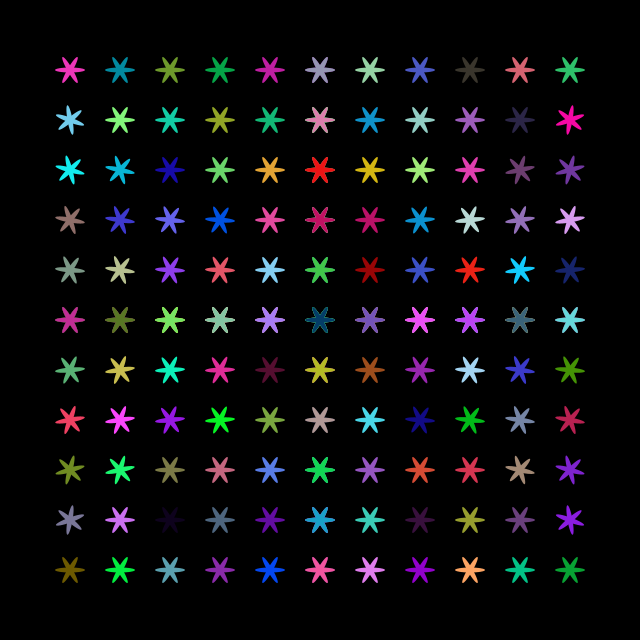
Frame 1 (no input)
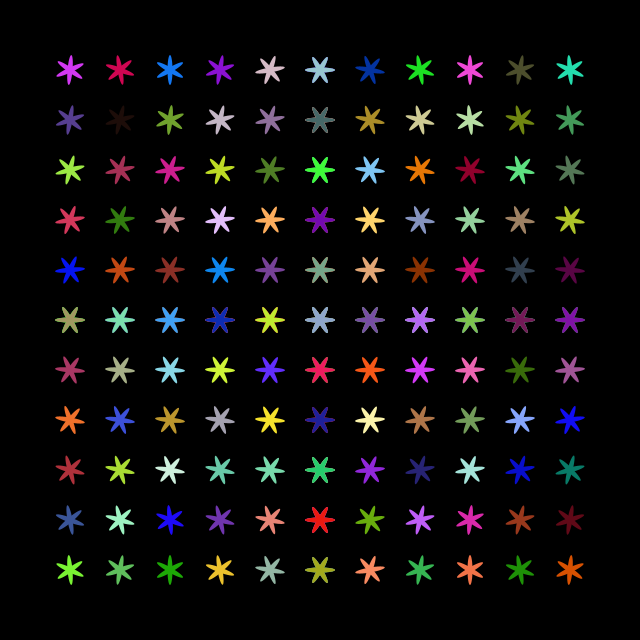
Frame 60 (the mouse pressed at the canvas centre just before this capture)
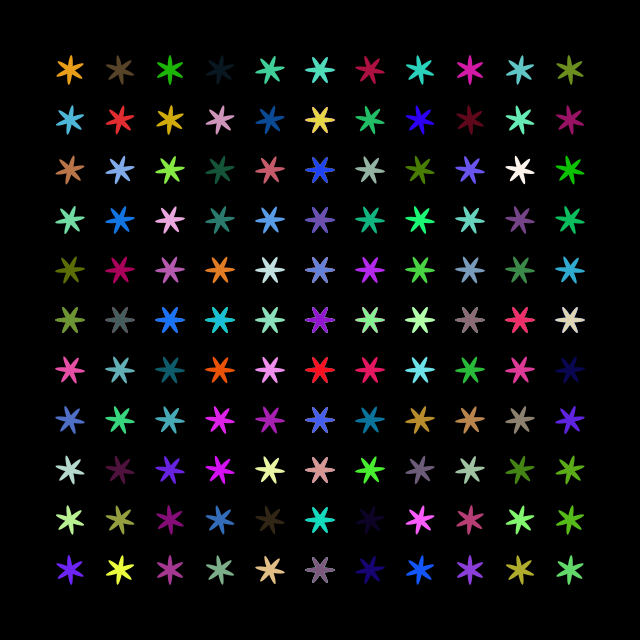
Frame 120 (the mouse held since frame 60 and released just before this capture)

The Processing sketch that drew these frames (run headless with seeded random() and noise(); from frame 60 on, the mouse is pressed at the canvas centre):

// Processing sketch: processing_1003
// ── processing_1003.pde

/** 
 * GridFans by Lane Foulk, adapted from Rotating Blocks by Nigel Parker.
 * Many thanks to him for sharing that piece of very informational work.
 * Additional thanks to Myer Nore, one of my former math students, who
 * (now in the role of teacher) has introduced me to Processing.
 *  
 * This display is modeled on a coordinate plane where 'fans' that lie 
 * on the x and y axes are stationary.  Those in the quadrants variously
 * rotate in opposite directions, and at speeds varying with distance
 * from the Origin.  Sort of...  And is very colorful besides.  ;p
 */ 
  
int [] r    =  new int[26]; 
int [] rVal =  new int[26]; 
 
void setup() { 
 
  // Load array with initial rotation speeds 
  for(int c=0; c<26; c++)  {
    rVal[c]=c;
  }
 
  // Set the initial screen size etc   
  size(640,640);  
  smooth();  
  noStroke();    
} 
 
void draw() { 
 
    background(0); 
    int x=width/2;
    int y=height/2;
    
    for(int i=0;i<6;i++) { 
        int xL = x  - (50 * i); 
        int xR = x + (50 * i); 
         
        for(int j=0;j<6;j++) { 
          int yT = y - (50 * j);
          int yB = y + (50 * j);
          
          if(i<1)  {
            if(j<1)  {
            drawFan(x,y,30,5,radians(r[0]));
            }  else  {
               drawFan(x,yT,30,5,radians(r[i*j]));
               drawFan(x,yB,30,5,radians(r[i*j]));
               }
          }
          if(j<1)  {
            drawFan(xL,y,30,5,radians(r[i*j]));
            drawFan(xR,y,30,5,radians(r[i*j]));
          }
          drawFan(xL,yT,30,5,radians(r[i*j]));
          drawFan(xR,yT,30,5,radians(-1*r[i*j]));
          drawFan(xR,yB,30,5,radians(r[i*j]));
          drawFan(xL,yB,30,5,radians(-1*r[i*j]));
          r[i*j]=(r[i*j]+rVal[i*j])%360;
        }
    }
}

void drawFan(int x, int y, int w, int h, float rot)  {
  fill(random(255), random(255), random(255));
  float rat=radians(60);
  translate(x, y);
  rotate(rot);
  ellipseMode(CENTER);
  ellipse(0,0,w,h);
  rotate(rat);
  ellipse(0,0,w,h);
  rotate(rat);
  ellipse(0,0,w,h);
  rotate(-1*(rot+rat+rat));
  translate(-x,-y);
}
 
